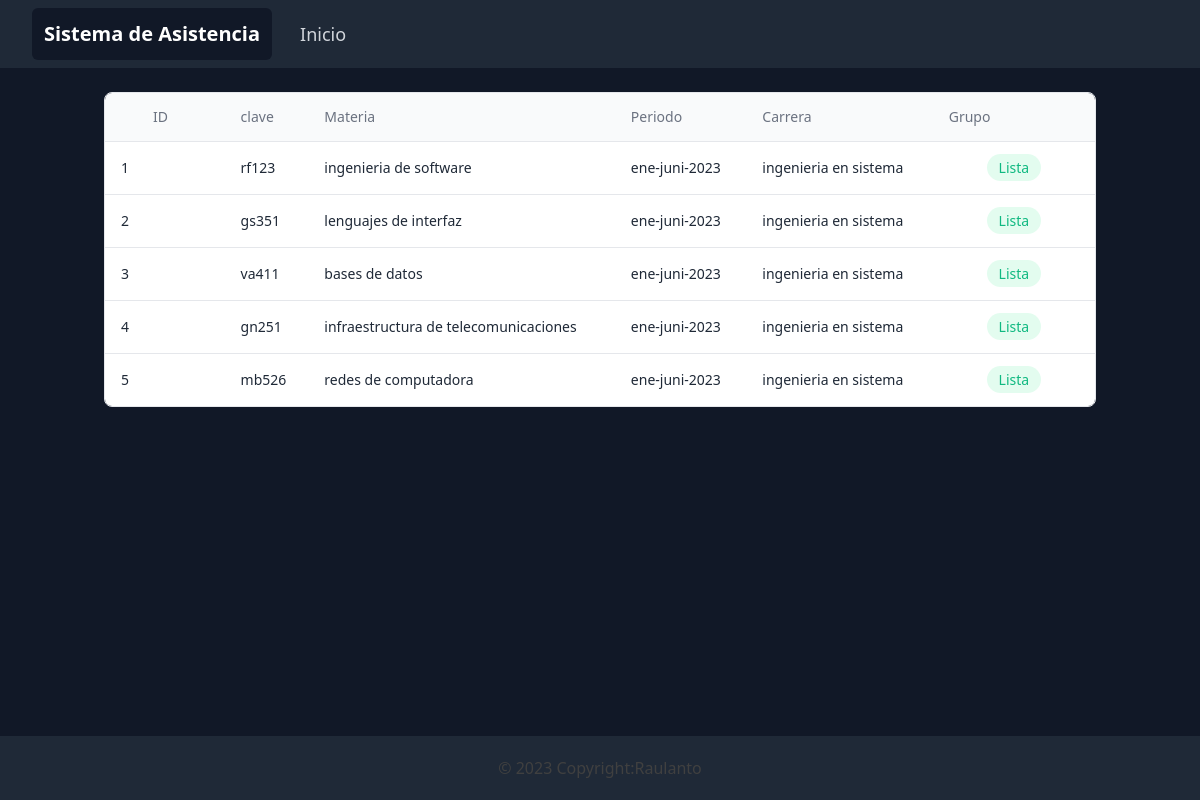
/panelMateria.php?ID=6, run on the app's committed database.
### tables this page shows
CREATE TABLE `grupo`  (
  `ID` int NOT NULL AUTO_INCREMENT,
  `clave` varchar(10) NOT NULL,
  `fk_materia` int NULL DEFAULT NULL,
  `fk_maestro` int NULL DEFAULT NULL,
  `fk_periodo` int NULL DEFAULT NULL,
  `fk_carrera` int NULL DEFAULT NULL,
  PRIMARY KEY (`ID`) USING BTREE,
  INDEX `fk_materia`(`fk_materia`) USING BTREE,
  INDEX `fk_maestro`(`fk_maestro`) USING BTREE,
  INDEX `fk_periodo`(`fk_periodo`) USING BTREE,
  INDEX `fk_carrera`(`fk_carrera`) USING BTREE,
  CONSTRAINT `fk_carrera` FOREIGN KEY (`fk_carrera`) REFERENCES `carrera` (`ID`) ON DELETE RESTRICT ON UPDATE RESTRICT,
  CONSTRAINT `fk_maestro` FOREIGN KEY (`fk_maestro`) REFERENCES `maestro` (`ID`) ON DELETE RESTRICT ON UPDATE RESTRICT,
  CONSTRAINT `fk_materia` FOREIGN KEY (`fk_materia`) REFERENCES `materia` (`ID`) ON DELETE RESTRICT ON UPDATE RESTRICT,
  CONSTRAINT `fk_periodo` FOREIGN KEY (`fk_periodo`) REFERENCES `periodo` (`ID`) ON DELETE RESTRICT ON UPDATE RESTRICT
);

CREATE TABLE `materia`  (
  `ID` int NOT NULL AUTO_INCREMENT,
  `nombre` varchar(255) NOT NULL,
  `clave` varchar(20) NOT NULL,
  PRIMARY KEY (`ID`) USING BTREE
);

CREATE TABLE `periodo`  (
  `ID` int NOT NULL AUTO_INCREMENT,
  `nombre` varchar(255) NOT NULL,
  `clave` varchar(50) NOT NULL,
  `estatus` tinyint NULL DEFAULT NULL,
  PRIMARY KEY (`ID`) USING BTREE
);

CREATE TABLE `carrera`  (
  `ID` int NOT NULL AUTO_INCREMENT,
  `nombre` varchar(255) NOT NULL,
  `clave` varchar(20) NOT NULL,
  PRIMARY KEY (`ID`) USING BTREE
);

### panelMateria.php (the view, shortened to what this page needs)
<!DOCTYPE html>
<html lang="es">
<head>
    <script src="https://cdn.tailwindcss.com"></script>
</head>
<body class="bg-gray-900">
    <header>
        <nav class="bg-gray-800 ">
            <div class="hidden sm:ml-6 sm:block p-2">
                <div class="flex space-x-4">
                    <a href="#"
                        class="bg-gray-900 text-white rounded-md p-3 text-xl font-bold hover:bg-gray-700 hover:text-white	"
                        aria-current="page">Sistema de Asistencia </a>
                    <a href="login.php"
                        class="text-gray-300 hover:bg-gray-700 hover:text-white rounded-md p-3 text-lg font-medium">Inicio</a>
                </div>
            </div>
        </nav>
    </header>
    <main class="container m-auto text-center">
        <?php
        require_once ('BD/conection.php');
        if (isset($_GET['ID'])) {
            $ID = $_GET['ID'];
            $results = "select g.ID,g.clave,m.nombre as 'materia',p.nombre 'periodo',c.nombre as 'carrera' from grupo g
            inner join materia m on g.fk_materia=m.ID
            inner join periodo p on g.fk_periodo=p.ID
            inner join carrera c on g.fk_carrera=c.ID WHERE g.fk_maestro='$ID'";
            $resultados= mysqli_query($conexion, $results);
        } else {
            echo "El parámetro ID no está definido";
        }
    ?>
        <section class="container px-4 mx-auto">
            <div class="flex flex-col mt-6">
                <div class="-mx-4 -my-2 overflow-x-auto sm:-mx-6 lg:-mx-8">
                    <div class="inline-block min-w-full py-2 align-middle md:px-6 lg:px-8">
                        <div class="overflow-hidden border border-gray-200 dark:border-gray-700 md:rounded-lg">
                            <table class="min-w-full divide-y divide-gray-200 dark:divide-gray-700">
                                <thead class="bg-gray-50 dark:bg-gray-800">
                                    <tr>
                                        <th scope="col"
                                            class="px-12 py-3.5 text-sm font-normal text-left rtl:text-right text-gray-500 dark:text-gray-400">
                                            ID
                                        </th>
                                        <th scope="col"
                                            class="px-4 py-3.5 text-sm font-normal text-left rtl:text-right text-gray-500 dark:text-gray-400">
                                            clave
                                        </th>
                                        <th scope="col"
                                            class="px-4 py-3.5 text-sm font-normal text-left rtl:text-right text-gray-500 dark:text-gray-400">
                                            Materia</th>
                                        <th scope="col"
                                            class="px-4 py-3.5 text-sm font-normal text-left rtl:text-right text-gray-500 dark:text-gray-400">
                                            Periodo</th>
                                        <th scope="col"
                                            class="px-4 py-3.5 text-sm font-normal text-left rtl:text-right text-gray-500 dark:text-gray-400">
                                            Carrera</th>
                                        <th scope="col"
                                            class="px-4 py-3.5 text-sm font-normal text-left rtl:text-right text-gray-500 dark:text-gray-400">
                                            Grupo</th>
                                    </tr>
                                </thead>
                                <tbody class="bg-white divide-y divide-gray-200 dark:divide-gray-700 dark:bg-gray-900">
                                    <tr>
                                        <?php
while ($columna = mysqli_fetch_array($resultados)) {
            echo '<td class="px-4 py-4 text-sm font-medium whitespace-nowrap">
                <div>
                    <h2 class="text-left font-medium text-gray-800 dark:text-white">' . $columna['ID'] . '</h2>
                </div>
            </td>
            <td class="px-4 py-4 text-sm font-medium whitespace-nowrap">
                <div>
                    <h2 class="text-left font-medium text-gray-800 dark:text-white">' . $columna['clave'] . '</h2>
                </div>
            </td>
            <td class="px-4 py-4 text-sm font-medium whitespace-nowrap">
                <div>
                    <h2 class="text-left font-medium text-gray-800 dark:text-white">' . $columna['materia'] . '</h2>
                </div>
            </td>
            <td class="px-4 py-4 text-sm font-medium whitespace-nowrap">
                <div>
                    <h2 class="text-left font-medium text-gray-800 dark:text-white">' . $columna['periodo'] . '</h2>
                </div>
            </td>
            <td class="px-4 py-4 text-sm font-medium whitespace-nowrap">
            <div>
                <h2 class="text-left font-medium text-gray-800 dark:text-white">' . $columna['carrera'] . '</h2>
            </div>
        </td>
        <td class="px-12 py-4 text-sm font-medium whitespace-nowrap">
            <div class="inline px-3 py-1 text-sm font-normal rounded-full text-emerald-500 gap-x-2 bg-emerald-100/60 dark:bg-gray-800 hover:dark:bg-gray-700 ">
                <a href="panelLista.php?ID=' . $columna['ID'] . '">Lista</a>
            </div>
        </td>';
    ?>
                                    </tr>
                                    <?php }?>
                                </tbody>
                            </table>
                        </div>
                    </div>
                </div>
            </div>
        </section>
    </main>
    <footer class="flex justify-center m-auto bg-gray-800 text-center h-16 fixed bottom-0 left-0 right-0  ">
        <div class=" self-center placeholder:p-4 text-center text-neutral-700 dark:text-neutral-200">
            <a class=" dark:text-neutral-200 " href="">© 2023 Copyright:Raulanto</a>
        </div>
    </footer>
</body>
</html>

### data on the page
grupo: ID "1", clave "rf123", fk_materia.nombre "ingenieria de software", fk_periodo.nombre "ene-juni-2023", fk_carrera.nombre "ingenieria en sistema"
grupo: ID "2", clave "gs351", fk_materia.nombre "lenguajes de interfaz", fk_periodo.nombre "ene-juni-2023", fk_carrera.nombre "ingenieria en sistema"
grupo: ID "3", clave "va411", fk_materia.nombre "bases de datos", fk_periodo.nombre "ene-juni-2023", fk_carrera.nombre "ingenieria en sistema"
grupo: ID "4", clave "gn251", fk_materia.nombre "infraestructura de telecomunicaciones", fk_periodo.nombre "ene-juni-2023", fk_carrera.nombre "ingenieria en sistema"
grupo: ID "5", clave "mb526", fk_materia.nombre "redes de computadora", fk_periodo.nombre "ene-juni-2023", fk_carrera.nombre "ingenieria en sistema"
